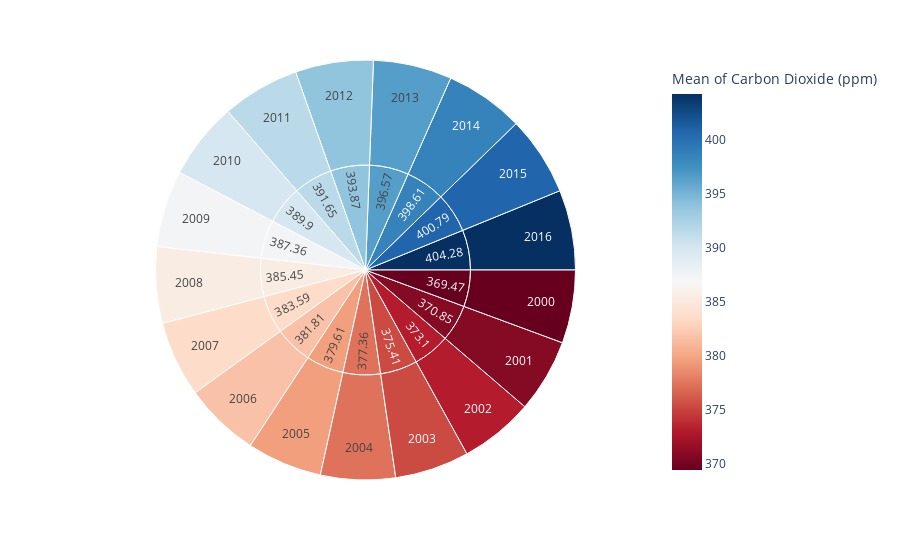

Notebook code for this chart:
### Code cell
#Visulaization of Year wise CO2 emitted

fig =px.sunburst(
    year_wise_df,
    path=['Mean of Carbon Dioxide (ppm)','Year'],
    values='Mean of Carbon Dioxide (ppm)',
    color='Mean of Carbon Dioxide (ppm)',
    color_continuous_scale='RdBu',)
fig.show()

### Figure 1 — Plotly figure (JSON) as saved in the notebook; plotly's stock layout.template omitted (floating-point values rounded to 4 significant figures)
{"data": [{"branchvalues": "total", "customdata": [[369.5], [370.8], [373.1], [375.4], [377.4], [379.6], [381.8], [383.6], [385.4], [387.4], [389.9], [391.6], [393.9], [396.6], [398.6], [400.8], [404.3], [369.5], [370.8], [373.1], [375.4], [377.4], [379.6], [381.8], [383.6], [385.4], [387.4], [389.9], [391.6], [393.9], [396.6], [398.6], [400.8], [404.3]], "domain": {"x": [0, 1], "y": [0, 1]}, "hovertemplate": "labels=%{label}<br>Mean of Carbon Dioxide (ppm)_sum=%{value}<br>parent=%{parent}<br>id=%{id}<br>Mean of Carbon Dioxide (ppm)=%{color}<extra></extra>", "ids": ["369.47/2000", "370.85/2001", "373.1/2002", "375.41/2003", "377.36/2004", "379.61/2005", "381.81/2006", "383.59/2007", "385.45/2008", "387.36/2009", "389.9/2010", "391.65/2011", "393.87/2012", "396.57/2013", "398.61/2014", "400.79/2015", "404.28/2016", "369.47", "370.85", "373.1", "375.41", "377.36", "379.61", "381.81", "383.59", "385.45", "387.36", "389.9", "391.65", "393.87", "396.57", "398.61", "400.79", "404.28"], "labels": ["2000", "2001", "2002", "2003", "2004", "2005", "2006", "2007", "2008", "2009", "2010", "2011", "2012", "2013", "2014", "2015", "2016", "369.47", "370.85", "373.1", "375.41", "377.36", "379.61", "381.81", "383.59", "385.45", "387.36", "389.9", "391.65", "393.87", "396.57", "398.61", "400.79", "404.28"], "marker": {"coloraxis": "coloraxis", "colors": [369.5, 370.8, 373.1, 375.4, 377.4, 379.6, 381.8, 383.6, 385.4, 387.4, 389.9, 391.6, 393.9, 396.6, 398.6, 400.8, 404.3, 369.5, 370.8, 373.1, 375.4, 377.4, 379.6, 381.8, 383.6, 385.4, 387.4, 389.9, 391.6, 393.9, 396.6, 398.6, 400.8, 404.3]}, "name": "", "parents": ["369.47", "370.85", "373.1", "375.41", "377.36", "379.61", "381.81", "383.59", "385.45", "387.36", "389.9", "391.65", "393.87", "396.57", "398.61", "400.79", "404.28", "", "", "", "", "", "", "", "", "", "", "", "", "", "", "", "", ""], "type": "sunburst", "values": [369.5, 370.9, 373.1, 375.4, 377.4, 379.6, 381.8, 383.6, 385.4, 387.4, 389.9, 391.6, 393.9, 396.6, 398.6, 400.8, 404.3, 369.5, 370.9, 373.1, 375.4, 377.4, 379.6, 381.8, 383.6, 385.4, 387.4, 389.9, 391.6, 393.9, 396.6, 398.6, 400.8, 404.3]}], "layout": {"coloraxis": {"colorbar": {"title": {"text": "Mean of Carbon Dioxide (ppm)"}}, "colorscale": [[0, "rgb(103,0,31)"], [0.1, "rgb(178,24,43)"], [0.2, "rgb(214,96,77)"], [0.3, "rgb(244,165,130)"], [0.4, "rgb(253,219,199)"], [0.5, "rgb(247,247,247)"], [0.6, "rgb(209,229,240)"], [0.7, "rgb(146,197,222)"], [0.8, "rgb(67,147,195)"], [0.9, "rgb(33,102,172)"], [1, "rgb(5,48,97)"]]}, "legend": {"tracegroupgap": 0}, "margin": {"t": 60}}}
